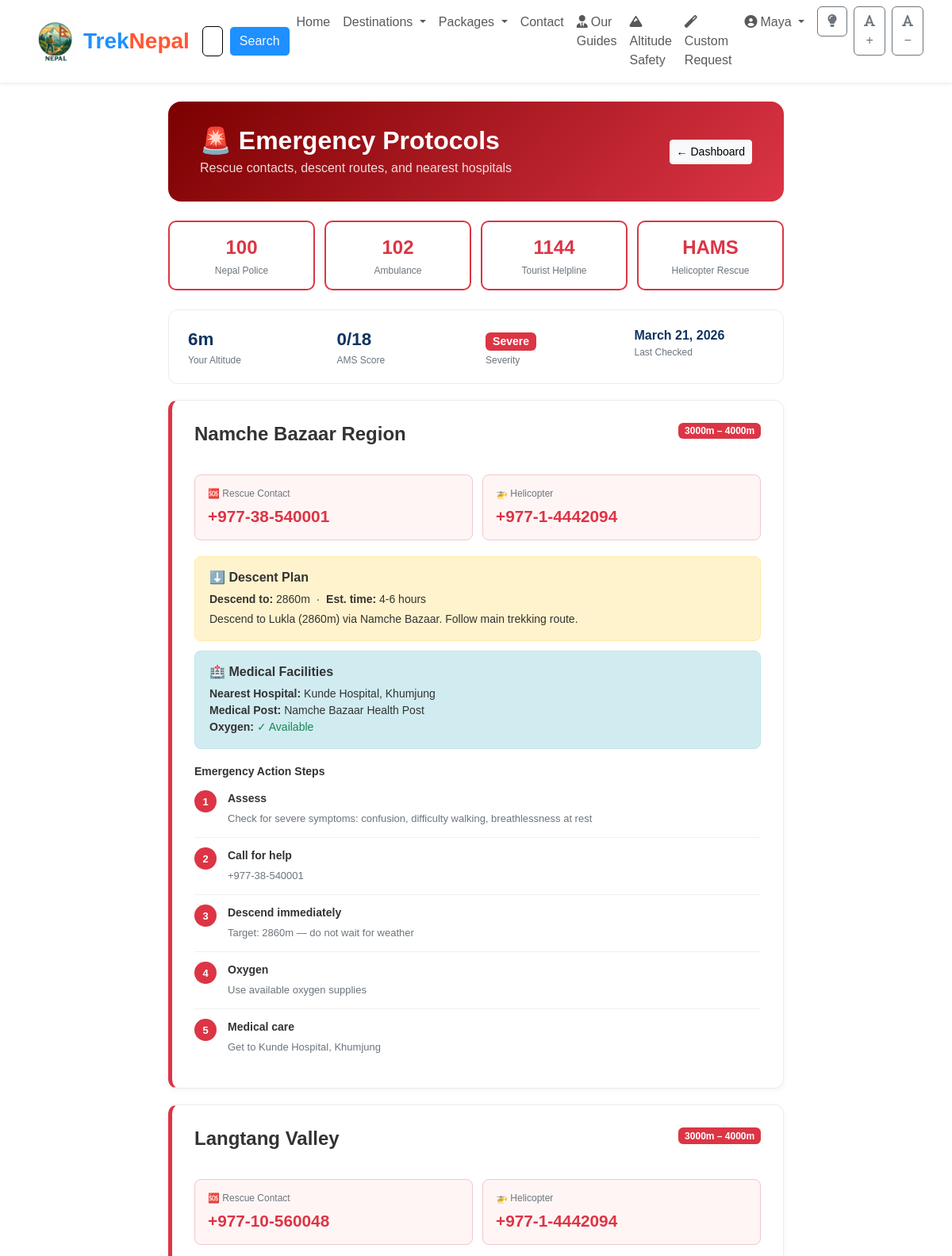
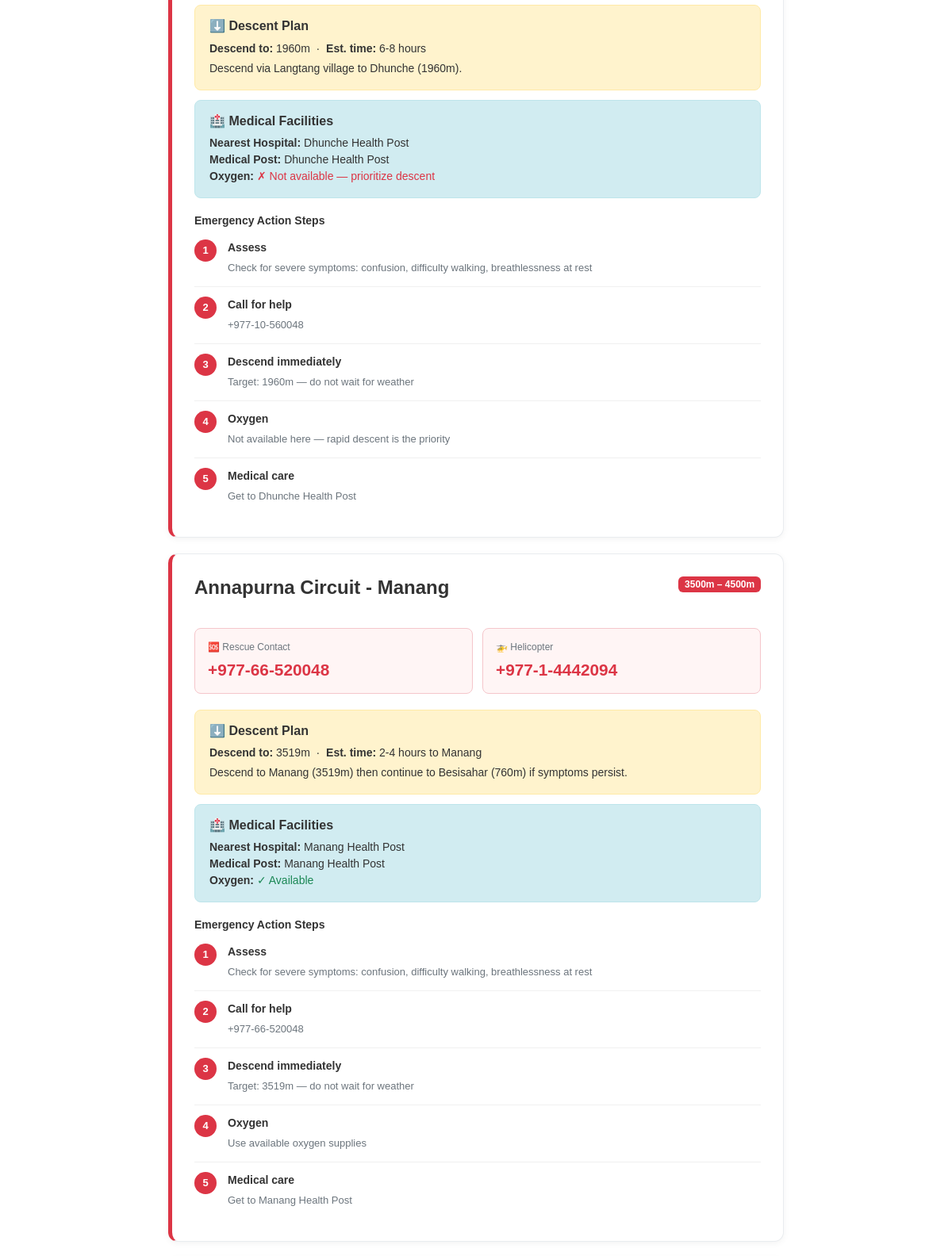
Page /altitude/emergency/ (signed in, upper part) on the committed database (2 pictures, top to bottom).
### app/models.py (models this page shows, shortened)
class SymptomLog(models.Model):
    user = models.ForeignKey(User, on_delete=models.CASCADE)
    acclimatization_plan = models.ForeignKey(AcclimatizationPlan, on_delete=models.CASCADE, null=True, blank=True)
    date = models.DateField(default=timezone.now)
    current_altitude = models.IntegerField()
    headache = models.IntegerField(default=0, choices=[(0, 'None'), (1, 'Mild'), (2, 'Moderate'), (3, 'Severe')])
    nausea = models.IntegerField(default=0, choices=[(0, 'None'), (1, 'Mild'), (2, 'Moderate'), (3, 'Severe')])
    fatigue = models.IntegerField(default=0, choices=[(0, 'None'), (1, 'Mild'), (2, 'Moderate'), (3, 'Severe')])
    dizziness = models.IntegerField(default=0, choices=[(0, 'None'), (1, 'Mild'), (2, 'Moderate'), (3, 'Severe')])
    sleep_difficulty = models.IntegerField(default=0, choices=[(0, 'None'), (1, 'Mild'), (2, 'Moderate'), (3, 'Severe')])
    appetite_loss = models.IntegerField(default=0, choices=[(0, 'None'), (1, 'Mild'), (2, 'Moderate'), (3, 'Severe')])
    confusion = models.BooleanField(default=False)
    difficulty_walking = models.BooleanField(default=False)
    shortness_of_breath_at_rest = models.BooleanField(default=False)
    chest_tightness = models.BooleanField(default=False)
    coughing_blood = models.BooleanField(default=False)
    oxygen_saturation = models.IntegerField(null=True, blank=True, help_text="SpO2 percentage")
    heart_rate = models.IntegerField(null=True, blank=True)
    notes = models.TextField(blank=True)
    created_at = models.DateTimeField(auto_now_add=True)
    def get_ams_score(self):
        return self.headache + self.nausea + self.fatigue + self.dizziness + self.sleep_difficulty + self.appetite_loss
    def get_severity_level(self):
        ams_score = self.get_ams_score()
        has_severe_symptoms = any([
            self.confusion, self.difficulty_walking,
            self.shortness_of_breath_at_rest, self.chest_tightness, self.coughing_blood
        ])
        if has_severe_symptoms or ams_score >= 12:
            return 'severe'  # HACE/HAPE - Emergency descent needed
        elif ams_score >= 6:
            return 'moderate'  # Stop ascent, consider descent
        elif ams_score >= 3:
            return 'mild'  # Monitor closely, slow ascent
        else:
            return 'none'
    def get_recommendation(self):
        severity = self.get_severity_level()
        if severity == 'severe':
            return {
                'action': 'EMERGENCY DESCENT',
                'message': 'Immediate descent required. Seek medical attention.',
                'color': 'danger'
            }
        elif severity == 'moderate':
            return {
                'action': 'STOP ASCENT',
                'message': 'Do not ascend. Rest and monitor. Consider descent if no improvement.',
                'color': 'warning'
            }
        elif severity == 'mild':
            return {
                'action': 'MONITOR CLOSELY',
                'message': 'Ascend slowly. Take rest day if symptoms worsen.',
                'color': 'info'
            }
        else:
            return {
                'action': 'CONTINUE SAFELY',
                'message': 'No altitude sickness detected. Continue with planned schedule.',
                'color': 'success'
            }

class EmergencyProtocol(models.Model):
    altitude_range_min = models.IntegerField()
    altitude_range_max = models.IntegerField()
    location_name = models.CharField(max_length=200)
    rescue_contact = models.CharField(max_length=50)
    helicopter_service = models.CharField(max_length=50, blank=True)
    nearest_hospital = models.CharField(max_length=200)
    descent_route = models.TextField()
    safe_altitude = models.IntegerField(help_text="Safe altitude to descend to")
    estimated_descent_time = models.CharField(max_length=100)
    oxygen_availability = models.BooleanField(default=False)
    medical_post_location = models.CharField(max_length=200, blank=True)
    created_at = models.DateTimeField(auto_now_add=True)

### app/altitude_views.py (the view)
# urls.py: path('emergency/', altitude_views.emergency_protocols, name='emergency_protocols'),
@login_required
def emergency_protocols(request):
    latest_log = SymptomLog.objects.filter(user=request.user).order_by('-date').first()
    current_altitude = latest_log.current_altitude if latest_log else 0
    protocols = EmergencyProtocol.objects.filter(
        altitude_range_min__lte=current_altitude,
        altitude_range_max__gte=current_altitude
    )
    if not protocols and current_altitude > 0:
        protocols = EmergencyProtocol.objects.all().order_by(
            'altitude_range_min'
        )
    context = {
        'protocols': protocols,
        'current_altitude': current_altitude,
        'latest_log': latest_log
    }
    return render(request, 'altitude/emergency_protocols.html', context)

### app/templates/altitude/emergency_protocols.html (shortened to what this page needs)
{% extends 'base.html' %}
{% load static %}
{% block content %}
<div class="container mt-4" style="max-width: 800px;">
  <div class="emg-hero">
    <div class="d-flex justify-content-between align-items-center">
      <div>
        <h2>🚨 Emergency Protocols</h2>
        <p>Rescue contacts, descent routes, and nearest hospitals</p>
      </div>
      <a href="{% url 'altitude_dashboard' %}" class="btn btn-light btn-sm">← Dashboard</a>
    </div>
  </div>
  <div class="hotline-bar">
    <a href="tel:100" class="hotline">
      <div class="num">100</div>
      <div class="lbl">Nepal Police</div>
    </a>
    <a href="tel:102" class="hotline">
      <div class="num">102</div>
      <div class="lbl">Ambulance</div>
    </a>
    <a href="tel:1144" class="hotline">
      <div class="num">1144</div>
      <div class="lbl">Tourist Helpline</div>
    </a>
    <a href="tel:+9771-4220159" class="hotline">
      <div class="num">HAMS</div>
      <div class="lbl">Helicopter Rescue</div>
    </a>
  </div>
  {% if latest_log %}
  <div class="status-card">
    <div class="status-item">
      <div class="val">{{ current_altitude }}m</div>
      <div class="lbl">Your Altitude</div>
    </div>
    <div class="status-item">
      <div class="val">{{ latest_log.get_ams_score }}/18</div>
      <div class="lbl">AMS Score</div>
    </div>
    <div class="status-item">
      {% with rec=latest_log.get_recommendation %}
      <div class="val"><span class="badge bg-{{ rec.color }}" style="font-size:14px;">{{ latest_log.get_severity_level|title }}</span></div>
      <div class="lbl">Severity</div>
      {% endwith %}
    </div>
    <div class="status-item">
      <div class="val" style="font-size:1rem;">{{ latest_log.date }}</div>
      <div class="lbl">Last Checked</div>
    </div>
  </div>
  {% endif %}
  {% if protocols %}
    {% for protocol in protocols %}
    <div class="protocol-card">
      <div class="d-flex justify-content-between align-items-start mb-3">
        <h4>{{ protocol.location_name }}</h4>
        <span class="badge bg-danger">{{ protocol.altitude_range_min }}m – {{ protocol.altitude_range_max }}m</span>
      </div>
      <div class="contact-grid">
        <div class="contact-box">
          <div class="label">🆘 Rescue Contact</div>
          <div class="number">{{ protocol.rescue_contact }}</div>
        </div>
        {% if protocol.helicopter_service %}
        <div class="contact-box">
          <div class="label">🚁 Helicopter</div>
          <div class="number">{{ protocol.helicopter_service }}</div>
        </div>
        {% endif %}
      </div>
      <div class="info-block descent">
        <h6>⬇️ Descent Plan</h6>
        <p><strong>Descend to:</strong> {{ protocol.safe_altitude }}m &nbsp;·&nbsp; <strong>Est. time:</strong> {{ protocol.estimated_descent_time }}</p>
        <p class="mt-1">{{ protocol.descent_route }}</p>
      </div>
      <div class="info-block medical">
        <h6>🏥 Medical Facilities</h6>
        <p><strong>Nearest Hospital:</strong> {{ protocol.nearest_hospital }}</p>
        {% if protocol.medical_post_location %}<p><strong>Medical Post:</strong> {{ protocol.medical_post_location }}</p>{% endif %}
        <p><strong>Oxygen:</strong> {% if protocol.oxygen_availability %}<span class="text-success">✓ Available</span>{% else %}<span class="text-danger">✗ Not available — prioritize descent</span>{% endif %}</p>
      </div>
      <div class="steps">
        <strong style="font-size:14px;">Emergency Action Steps</strong>
        <div class="step"><div class="step-num">1</div><div class="step-body"><strong>Assess</strong><span>Check for severe symptoms: confusion, difficulty walking, breathlessness at rest</span></div></div>
        <div class="step"><div class="step-num">2</div><div class="step-body"><strong>Call for help</strong><span>{{ protocol.rescue_contact }}</span></div></div>
        <div class="step"><div class="step-num">3</div><div class="step-body"><strong>Descend immediately</strong><span>Target: {{ protocol.safe_altitude }}m — do not wait for weather</span></div></div>
        <div class="step"><div class="step-num">4</div><div class="step-body"><strong>Oxygen</strong><span>{% if protocol.oxygen_availability %}Use available oxygen supplies{% else %}Not available here — rapid descent is the priority{% endif %}</span></div></div>
        <div class="step"><div class="step-num">5</div><div class="step-body"><strong>Medical care</strong><span>Get to {{ protocol.nearest_hospital }}</span></div></div>
      </div>
    </div>
    {% endfor %}
  {% endif %}
</div>
{% endblock %}

### app/templates/base.html (shortened to what this page needs)
{% load static %}
<!DOCTYPE html>
<html lang="en">
<head>
    <link href="https://cdn.jsdelivr.net/npm/bootstrap@5.3.0/dist/css/bootstrap.min.css" rel="stylesheet">
    <link rel="stylesheet" href="https://cdnjs.cloudflare.com/ajax/libs/font-awesome/6.0.0/css/all.min.css">
    <link rel="stylesheet" href="https://cdnjs.cloudflare.com/ajax/libs/OwlCarousel2/2.3.4/assets/owl.carousel.min.css">
    <link rel="stylesheet" href="https://cdnjs.cloudflare.com/ajax/libs/OwlCarousel2/2.3.4/assets/owl.theme.default.min.css">
    <link rel="stylesheet" href="https://cdnjs.cloudflare.com/ajax/libs/aos/2.3.4/aos.css">
    <link rel="stylesheet" href="/static/css/style.css">
</head>
<body>
    <header class="sticky-top">
        <nav class="navbar navbar-expand-lg navbar-light bg-white shadow-sm">
            <div class="container">
              <a class="navbar-brand d-flex align-items-center" href="{% url 'home' %}">
                <img src="/static/img/image.png" alt="" height="55" class="me-2" style="border-radius: 10px;">
                <span class="fw-bold fs-3" style="font-family: 'Poppins', sans-serif; color: #1e90ff;">
                    Trek<span style="color: #ff5733;">Nepal</span>
                </span>
            </a>
                <div class="collapse navbar-collapse" id="navbarNav">
                  <form method="get" action="{% url 'search_view' %}" class="d-flex">
                    <input class="form-control me-2" type="search" name="q" placeholder="Search destinations..." value="{{ request.GET.q }}">
                    <button class="btn btn-outline-light" type="submit" style="background-color: #1e90ff;">Search</button>
                </form>
                    <ul class="navbar-nav ms-auto">
                        <li class="nav-item">
                            <a class="nav-link" href="{% url 'home' %}">Home</a>
                        </li>
                        <li class="nav-item dropdown">
                            <a class="nav-link dropdown-toggle scrollable-dropdown" href="#" id="destinationsDropdown" role="button" data-bs-toggle="dropdown" aria-expanded="false">
                                Destinations
                            </a>
                        </li>
                        <li class="nav-item dropdown">
                            <a class="nav-link dropdown-toggle" href="#" id="packagesDropdown" role="button" data-bs-toggle="dropdown" aria-expanded="false">
                                Packages
                            </a>
                        </li>
                        <li class="nav-item">
                            <a class="nav-link" href="{% url 'contact_us' %}">Contact</a>
                        </li>
                        {% if user.is_authenticated %}
                        <li class="nav-item">
                            <a class="nav-link" href="{% url 'all_guides_list' %}">
                                <i class="fas fa-user-tie me-1"></i>Our Guides
                            </a>
                        </li>
                        <li class="nav-item">
                            <a class="nav-link" href="{% url 'altitude_dashboard' %}">
                                <i class="fas fa-mountain me-1"></i>Altitude Safety
                            </a>
                        </li>
                        <li class="nav-item">
                            <a class="nav-link" href="{% url 'create_custom_request' %}">
                                <i class="fas fa-magic me-1"></i>Custom Request
                            </a>
                        </li>
                        {% endif %}
                        {% if user.is_authenticated %}
                        <li class="nav-item dropdown">
                            <a class="nav-link dropdown-toggle" href="#" id="userDropdown" role="button" data-bs-toggle="dropdown" aria-expanded="false">
                                <i class="fas fa-user-circle me-1"></i>{{ user.username }}
                            </a>
                        </li>
                        {% endif %}
                    <li class="nav-item">
                        <button id="theme-toggle" class="btn btn-outline-secondary ms-2">
                            <i id="theme-icon" class="fas fa-lightbulb"></i>
                        </button>
                    </li>
                    <li class="nav-item">
                        <button id="increase-text" class="btn btn-outline-secondary ms-2" data-bs-toggle="tooltip" title="Increase text size">
                            <i class="fas fa-font"></i>+
                        </button>
                    </li>
                    <li class="nav-item">
                        <button id="decrease-text" class="btn btn-outline-secondary ms-2" data-bs-toggle="tooltip" title="Decrease text size">
                            <i class="fas fa-font"></i>−
                        </button>
                    </li>
                    </ul>
                </div>
            </div>
        </nav>
    </header>
    <main>
        {% block content %}{% endblock %}
    </main>
</body>
</html>

### rows in the picture
SymptomLog: get_ams_score "0", get_severity_level "Severe", date "March 21, 2026"
EmergencyProtocol: location_name "Namche Bazaar Region", altitude_range_min "3000", altitude_range_max "4000", rescue_contact "+977-38-540001", helicopter_service "+977-1-4442094", safe_altitude "2860", estimated_descent_time "4-6 hours", descent_route "Descend to Lukla (2860m) via Namche Bazaar. Follow main trekking route.", nearest_hospital "Kunde Hospital, Khumjung", medical_post_location "Namche Bazaar Health Post", oxygen_availability "✓ Available"
EmergencyProtocol: location_name "Langtang Valley", altitude_range_min "3000", altitude_range_max "4000", rescue_contact "+977-10-560048", helicopter_service "+977-1-4442094", safe_altitude "1960", estimated_descent_time "6-8 hours", descent_route "Descend via Langtang village to Dhunche (1960m).", nearest_hospital "Dhunche Health Post", medical_post_location "Dhunche Health Post", oxygen_availability "✗ Not available — prioritize descent", shows "Not available here — rapid descent is the priority"
EmergencyProtocol: location_name "Annapurna Circuit - Manang", altitude_range_min "3500", altitude_range_max "4500", rescue_contact "+977-66-520048", helicopter_service "+977-1-4442094", safe_altitude "3519", estimated_descent_time "2-4 hours to Manang", descent_route "Descend to Manang (3519m) then continue to Besisahar (760m) if symptoms persist.", nearest_hospital "Manang Health Post", medical_post_location "Manang Health Post", oxygen_availability "✓ Available"

### other values in the picture
{{ user.username }} "Maya"
{{ current_altitude }} "6"
